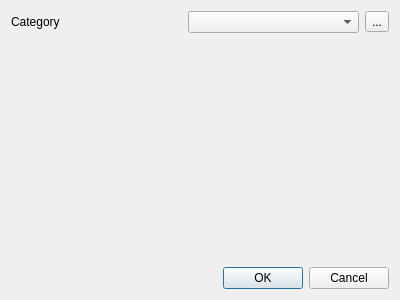
<?xml version="1.0" encoding="UTF-8"?>
<ui version="4.0">
 <class>AddItem</class>
 <widget class="QDialog" name="AddItem">
  <property name="geometry">
   <rect>
    <x>0</x>
    <y>0</y>
    <width>400</width>
    <height>300</height>
   </rect>
  </property>
  <property name="windowTitle">
   <string>Add New Item</string>
  </property>
  <layout class="QVBoxLayout" name="verticalLayout">
   <item>
    <layout class="QHBoxLayout" name="horizontalLayout">
     <item>
      <widget class="QLabel" name="label">
       <property name="text">
        <string>Category</string>
       </property>
      </widget>
     </item>
     <item>
      <widget class="QComboBox" name="mainCats"/>
     </item>
     <item>
      <widget class="QToolButton" name="toolButton">
       <property name="text">
        <string>...</string>
       </property>
      </widget>
     </item>
    </layout>
   </item>
   <item>
    <layout class="QFormLayout" name="formLayout"/>
   </item>
   <item>
    <spacer name="verticalSpacer">
     <property name="orientation">
      <enum>Qt::Vertical</enum>
     </property>
     <property name="sizeHint" stdset="0">
      <size>
       <width>20</width>
       <height>40</height>
      </size>
     </property>
    </spacer>
   </item>
   <item>
    <widget class="QDialogButtonBox" name="buttonBox">
     <property name="orientation">
      <enum>Qt::Horizontal</enum>
     </property>
     <property name="standardButtons">
      <set>QDialogButtonBox::Cancel|QDialogButtonBox::Ok</set>
     </property>
    </widget>
   </item>
  </layout>
 </widget>
 <resources/>
 <connections>
  <connection>
   <sender>buttonBox</sender>
   <signal>accepted()</signal>
   <receiver>AddItem</receiver>
   <slot>accept()</slot>
   <hints>
    <hint type="sourcelabel">
     <x>248</x>
     <y>254</y>
    </hint>
    <hint type="destinationlabel">
     <x>157</x>
     <y>274</y>
    </hint>
   </hints>
  </connection>
  <connection>
   <sender>buttonBox</sender>
   <signal>rejected()</signal>
   <receiver>AddItem</receiver>
   <slot>reject()</slot>
   <hints>
    <hint type="sourcelabel">
     <x>316</x>
     <y>260</y>
    </hint>
    <hint type="destinationlabel">
     <x>286</x>
     <y>274</y>
    </hint>
   </hints>
  </connection>
 </connections>
</ui>
